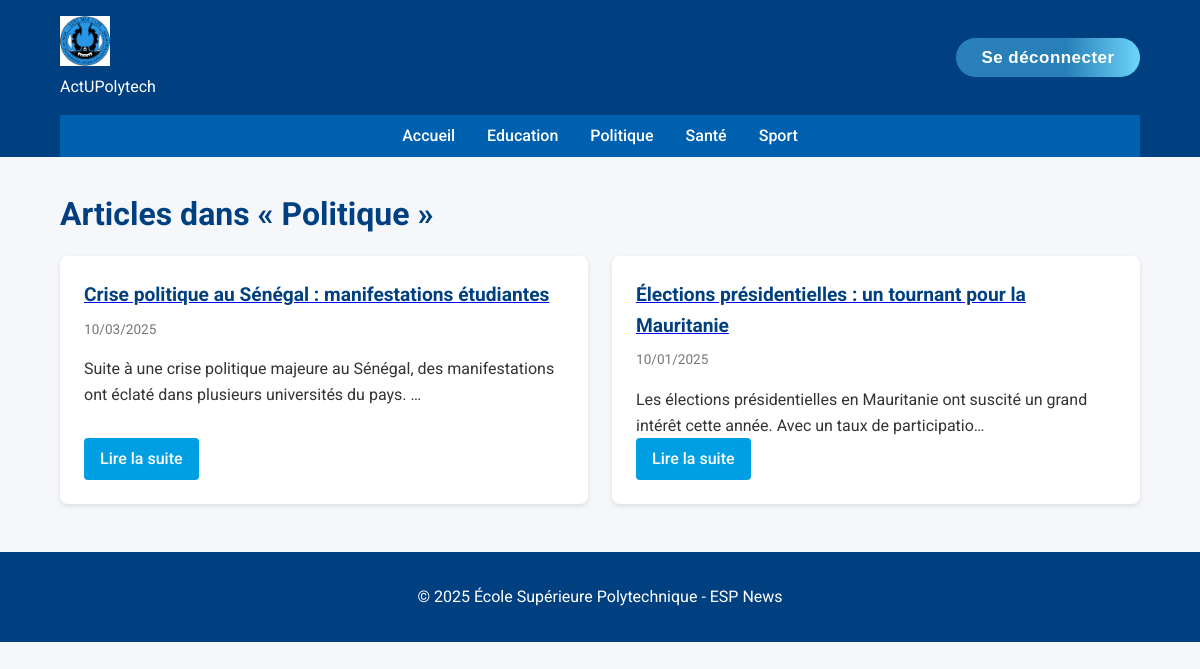
The page /index.php?controller=categorie&action=index&id=4 (signed in) on the database its author committed.
### tables this page shows
CREATE TABLE Categorie(
    id INT PRIMARY KEY AUTO_INCREMENT,
    libelle VARCHAR(20)
);

CREATE TABLE Article(
    id INT PRIMARY KEY AUTO_INCREMENT,
    titre VARCHAR(255),
    contenu TEXT,
    dateCreation DATETIME DEFAULT NOW(),
    dateModification DATETIME DEFAULT NOW() ON UPDATE NOW(),
    categorie INT,
    FOREIGN KEY (categorie) REFERENCES Categorie(id)
);

### app/controllers/categorieController.php (called while the page is built, shortened)
<?php
require_once 'app/models/article.php';
require_once 'app/models/categorie.php';
class CategorieController {
    public function index($id) {
        $categoryModel = new Categorie();
        $articleModel = new Article();
        $page = isset($_GET['page']) ? max(1, (int)$_GET['page']) : 1;
        $perPage = 5;
        $category = $categoryModel->getCategoryById($id);
        $articles = $articleModel->getPaginatedArticles($page, $perPage, $id);
        require_once 'app/views/categorie.php';
    }
}
?>

### app/models/categorie.php (called while the page is built, shortened)
<?php
require_once __DIR__ . '/../views/includes/db.php';
class Categorie {
    private $pdo;
   public function __construct() {
        global $pdo;
        $this->pdo = $pdo;
    }
   public function getCategoryById($id) {
        $stmt = $this->pdo->prepare("SELECT libelle FROM Categorie WHERE id = ?");
        $stmt->execute([$id]);
        return $stmt->fetch(PDO::FETCH_ASSOC);
    }
    public function getAllCategories() {
        $stmt = $this->pdo->query("SELECT id, libelle FROM Categorie ORDER BY libelle");
        return $stmt->fetchAll(PDO::FETCH_ASSOC);
    }
}

### app/models/article.php (called while the page is built, shortened)
<?php
require_once __DIR__ . '/../views/includes/db.php';
class Article {
    private $pdo;
    public function __construct() {
        global $pdo;
        $this->pdo = $pdo;
    }
    public function getPaginatedArticles($page, $perPage, $categoryId = null) {
        $offset = ($page - 1) * $perPage;
        if ($categoryId) {
            $stmt = $this->pdo->prepare("SELECT a.*, c.libelle FROM Article a JOIN Categorie c ON a.categorie = c.id WHERE a.categorie = ? ORDER BY a.dateCreation DESC LIMIT ?, ?");
            $stmt->bindValue(1, $categoryId, PDO::PARAM_INT);
            $stmt->bindValue(2, $offset, PDO::PARAM_INT);
            $stmt->bindValue(3, $perPage, PDO::PARAM_INT);
            $stmt->execute();
        } else {
            $stmt = $this->pdo->prepare("SELECT a.*, c.libelle FROM Article a JOIN Categorie c ON a.categorie = c.id ORDER BY a.dateCreation DESC LIMIT ?, ?");
            $stmt->bindValue(1, $offset, PDO::PARAM_INT);
            $stmt->bindValue(2, $perPage, PDO::PARAM_INT);
            $stmt->execute();
        }
        return $stmt->fetchAll(PDO::FETCH_ASSOC);
    }
}
?>

### app/views/categorie.php (the view, shortened to what this page needs)
<?php include 'app\views\includes\header.php'; ?>
<section class="category-section">
  <h1 class="category-title">Articles dans « <?= htmlspecialchars($category['libelle']) ?> »</h1>
  <div class="articles-grid">
    <?php if (count($articles) === 0): ?>
      <p>Aucun article pour cette catégorie.</p>
    <?php else: ?>
      <?php foreach ($articles as $article): ?>
        <article class="card">
          <a href="/esp_news_mvc/index.php?controller=article&action=show&id=<?= $article['id'] ?>">
            <h2><?= htmlspecialchars($article['titre']) ?></h2>
          </a>
          <p class="card-meta">
            <?= date('d/m/Y', strtotime($article['dateCreation'])) ?>
          </p>
          <p><?= substr(strip_tags($article['contenu']), 0, 120) ?>…</p>
          <a href="/esp_news_mvc/index.php?controller=article&action=show&id=<?= $article['id'] ?>" class="btn-read">Lire la suite</a>
        </article>
      <?php endforeach; ?>
    <?php endif; ?>
  </div>
</section>
<?php include 'app\views\includes\footer.php'; ?>

### app/views/includes/header.php (shortened to what this page needs)
<?php
require_once 'db.php';
require_once 'app\models\categorie.php';
$categoryModel = new Categorie();
$navCats = $categoryModel->getAllCategories();
?>
<!DOCTYPE html>
<html lang="fr">
<head>
  <link rel="stylesheet" href="public\styles.css">
</head>
<body>
<header class="site-header">
  <div class="header-top container">
    <div class="logo">
      <a href="/esp_news_mvc/index.php">
        <img src="public\img\logo.png" alt="ESP Logo">
      </a>
      <p>ActUPolytech</p>
    </div>
    <?php if (!empty($_SESSION['user_id'])): ?>
  <form action="?controller=auth&action=logout" method="post" >
    <button type="submit" class="logout-btn">Se déconnecter</button>
  </form>
<?php endif; ?>
  </div>
  <nav class="site-nav container" id="siteNav">
    <ul class="nav-list">
      <li><a href="/esp_news_mvc/index.php">Accueil</a></li>
      <?php foreach ($navCats as $cat): ?>
        <li>
          <a href="/esp_news_mvc/index.php?controller=categorie&action=index&id=<?= $cat['id'] ?>">
            <?= htmlspecialchars($cat['libelle']) ?>
          </a>
        </li>
      <?php endforeach; ?>
    </ul>
  </nav>
</header>
<main class="site-main container">

### public/styles.css (style rules this page uses)
* { margin:0; padding:0; box-sizing:border-box; }
body { font-family: 'Roboto', sans-serif; background:#f5f7fa; color:#333; line-height:1.6; }
.container { width:90%; max-width:1200px; margin:0 auto; }
.site-header { background:#004080; color:#fff; }
.header-top { display:flex; justify-content:space-between; align-items:center; padding:1rem 0; }
.logo img { height:50px; }
.site-nav { background:#0060b0; }
.nav-list { list-style:none; display:flex; justify-content:center; flex-wrap:wrap; }
.nav-list li { margin:0.5rem 1rem; }
.nav-list a { color:#fff; text-decoration:none; font-weight:500; }
.articles-grid { display:grid; grid-template-columns:repeat(auto-fit,minmax(280px,1fr)); gap:1.5rem; margin-bottom:3rem; }
.card { background:#fff; padding:1.5rem; border-radius:8px; box-shadow:0 2px 5px rgba(0,0,0,0.1); display:flex; flex-direction:column; justify-content:space-between; }
.card h2 { font-size:1.2rem; color:#004080; margin-bottom:0.5rem; }
.card-meta { font-size:0.85rem; color:#777; margin-bottom:1rem; }
.btn-read { align-self:flex-start; margin-top:auto; background:#009FE3; color:#fff; padding:0.5rem 1rem; border-radius:4px; text-decoration:none; font-weight:500; }
.logout-btn { background: linear-gradient(90deg, #2980b9 60%, #6dd5fa 100%); color: #fff; border: none; padding: 0.55em 1.5em; border-radius: 2em; font-weight: 600; font-size: 1.06em; box-shadow: 0 2px 8px rgba(41,128,185,0.07); cursor: pointer; transition: background 0.2s, transform 0.15s; outline: none; letter-spacing: 0.5px; }
.category-title { font-size:2rem; color:#004080; margin:2rem 0 1rem; }

### rows shown on the page
categorie: libelle "Education"
categorie: libelle "Politique"
categorie: libelle "Santé"
categorie: libelle "Sport"
article: titre "Crise politique au Sénégal : manifestations étudiantes", dateCreation "10/03/2025", contenu "Suite à une crise politique majeure au Sénégal, des manifestations ont éclaté dans plusieurs universités du pays."
article: titre "Élections présidentielles : un tournant pour la Mauritanie", dateCreation "10/01/2025", contenu "Les élections présidentielles en Mauritanie ont suscité un grand intérêt cette année. Avec un taux de participatio"
